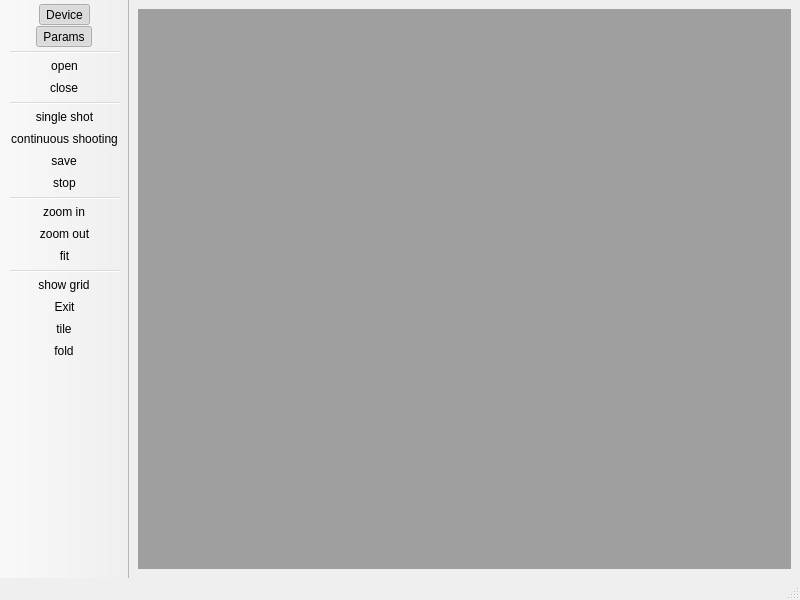
<?xml version="1.0" encoding="UTF-8"?>
<ui version="4.0">
 <class>CameraPanel</class>
 <widget class="QMainWindow" name="CameraPanel">
  <property name="geometry">
   <rect>
    <x>0</x>
    <y>0</y>
    <width>800</width>
    <height>600</height>
   </rect>
  </property>
  <property name="windowTitle">
   <string>MainWindow</string>
  </property>
  <widget class="QWidget" name="centralwidget">
   <layout class="QVBoxLayout" name="verticalLayout">
    <item>
     <widget class="QMdiArea" name="mdiArea"/>
    </item>
   </layout>
  </widget>
  <widget class="QStatusBar" name="statusbar"/>
  <widget class="QToolBar" name="toolBar">
   <property name="windowTitle">
    <string>toolBar</string>
   </property>
   <property name="movable">
    <bool>false</bool>
   </property>
   <attribute name="toolBarArea">
    <enum>LeftToolBarArea</enum>
   </attribute>
   <attribute name="toolBarBreak">
    <bool>false</bool>
   </attribute>
   <addaction name="action_Device"/>
   <addaction name="action_Params"/>
   <addaction name="separator"/>
   <addaction name="action_Open"/>
   <addaction name="action_Close"/>
   <addaction name="separator"/>
   <addaction name="action_Single"/>
   <addaction name="action_Contious"/>
   <addaction name="action_Save"/>
   <addaction name="action_Stop"/>
   <addaction name="separator"/>
   <addaction name="action_ZoomIn"/>
   <addaction name="action_ZoomOut"/>
   <addaction name="action_ZoomFit"/>
   <addaction name="separator"/>
   <addaction name="action_ShowGrid"/>
   <addaction name="action_Exit"/>
   <addaction name="action_tile"/>
   <addaction name="action_cascade"/>
  </widget>
  <action name="action_Exit">
   <property name="icon">
    <iconset resource="../image.qrc">
     <normaloff>:/image/exit.png</normaloff>:/image/exit.png</iconset>
   </property>
   <property name="text">
    <string>Exit</string>
   </property>
  </action>
  <action name="action_Save">
   <property name="icon">
    <iconset resource="../image.qrc">
     <normaloff>:/image/save.png</normaloff>:/image/save.png</iconset>
   </property>
   <property name="text">
    <string>save</string>
   </property>
  </action>
  <action name="action_Open">
   <property name="icon">
    <iconset resource="../image.qrc">
     <normaloff>:/image/connect.png</normaloff>:/image/connect.png</iconset>
   </property>
   <property name="text">
    <string>open</string>
   </property>
   <property name="toolTip">
    <string>open</string>
   </property>
  </action>
  <action name="action_Close">
   <property name="icon">
    <iconset resource="../image.qrc">
     <normaloff>:/image/disconnect.png</normaloff>:/image/disconnect.png</iconset>
   </property>
   <property name="text">
    <string>close</string>
   </property>
  </action>
  <action name="action_Single">
   <property name="icon">
    <iconset resource="../image.qrc">
     <normaloff>:/image/snap.png</normaloff>:/image/snap.png</iconset>
   </property>
   <property name="text">
    <string>single shot</string>
   </property>
  </action>
  <action name="action_Contious">
   <property name="icon">
    <iconset resource="../image.qrc">
     <normaloff>:/image/grab.png</normaloff>:/image/grab.png</iconset>
   </property>
   <property name="text">
    <string>continuous shooting</string>
   </property>
   <property name="toolTip">
    <string>continuous shooting</string>
   </property>
  </action>
  <action name="action_Stop">
   <property name="icon">
    <iconset resource="../image.qrc">
     <normaloff>:/image/stop.png</normaloff>:/image/stop.png</iconset>
   </property>
   <property name="text">
    <string>stop</string>
   </property>
   <property name="toolTip">
    <string>stop</string>
   </property>
  </action>
  <action name="action_ZoomIn">
   <property name="icon">
    <iconset resource="../image.qrc">
     <normaloff>:/image/zoom_in.png</normaloff>:/image/zoom_in.png</iconset>
   </property>
   <property name="text">
    <string>zoom in</string>
   </property>
  </action>
  <action name="action_ZoomOut">
   <property name="icon">
    <iconset resource="../image.qrc">
     <normaloff>:/image/zoom_out.png</normaloff>:/image/zoom_out.png</iconset>
   </property>
   <property name="text">
    <string>zoom out</string>
   </property>
  </action>
  <action name="action_ZoomFit">
   <property name="icon">
    <iconset resource="../image.qrc">
     <normaloff>:/image/zoom_fit.png</normaloff>:/image/zoom_fit.png</iconset>
   </property>
   <property name="text">
    <string>fit</string>
   </property>
  </action>
  <action name="action_ShowGrid">
   <property name="icon">
    <iconset resource="../image.qrc">
     <normaloff>:/image/grid.png</normaloff>:/image/grid.png</iconset>
   </property>
   <property name="text">
    <string>show grid</string>
   </property>
  </action>
  <action name="action_Device">
   <property name="checkable">
    <bool>true</bool>
   </property>
   <property name="checked">
    <bool>true</bool>
   </property>
   <property name="icon">
    <iconset resource="../image.qrc">
     <normaloff>:/image/icon.png</normaloff>:/image/icon.png</iconset>
   </property>
   <property name="text">
    <string>Device</string>
   </property>
   <property name="toolTip">
    <string>Device</string>
   </property>
  </action>
  <action name="action_Params">
   <property name="checkable">
    <bool>true</bool>
   </property>
   <property name="checked">
    <bool>true</bool>
   </property>
   <property name="icon">
    <iconset resource="../image.qrc">
     <normaloff>:/image/device.png</normaloff>:/image/device.png</iconset>
   </property>
   <property name="text">
    <string>Params</string>
   </property>
   <property name="toolTip">
    <string>Params</string>
   </property>
  </action>
  <action name="action_tile">
   <property name="text">
    <string>tile</string>
   </property>
   <property name="toolTip">
    <string>tile</string>
   </property>
  </action>
  <action name="action_cascade">
   <property name="text">
    <string>fold</string>
   </property>
  </action>
 </widget>
 <resources>
  <include location="../image.qrc"/>
 </resources>
 <connections/>
</ui>
